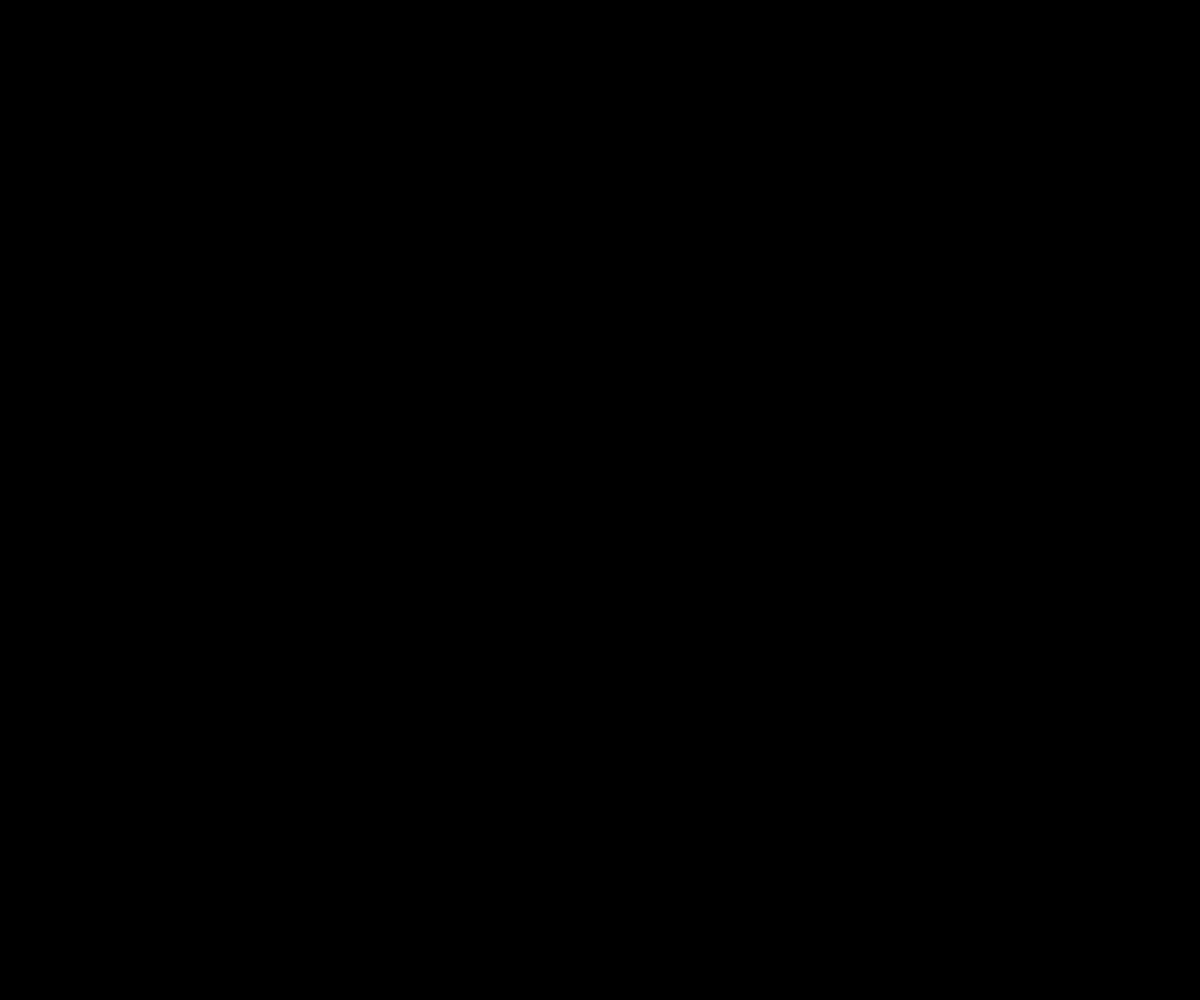
Frame 1 (no input)
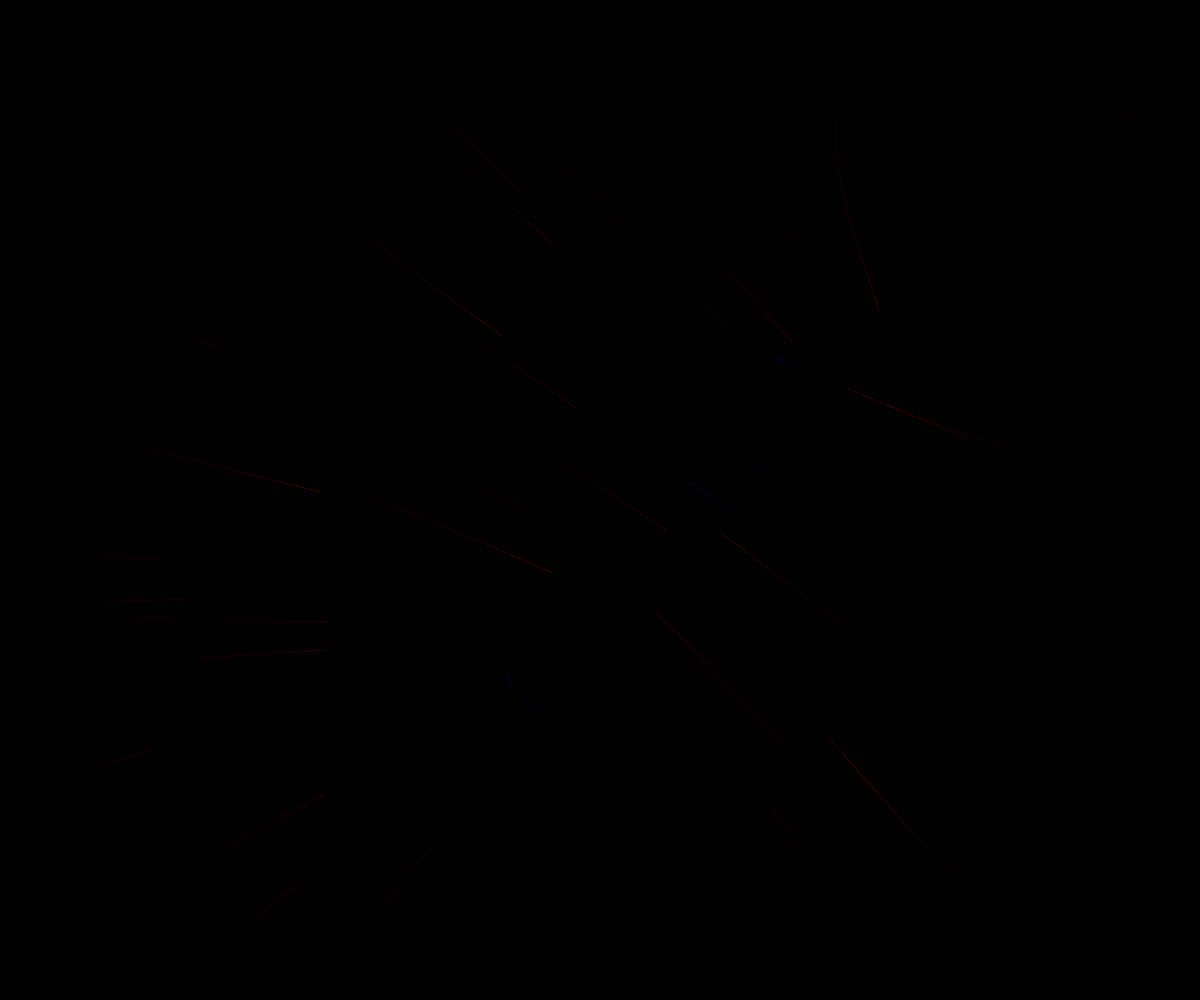
Frame 60 (no input)
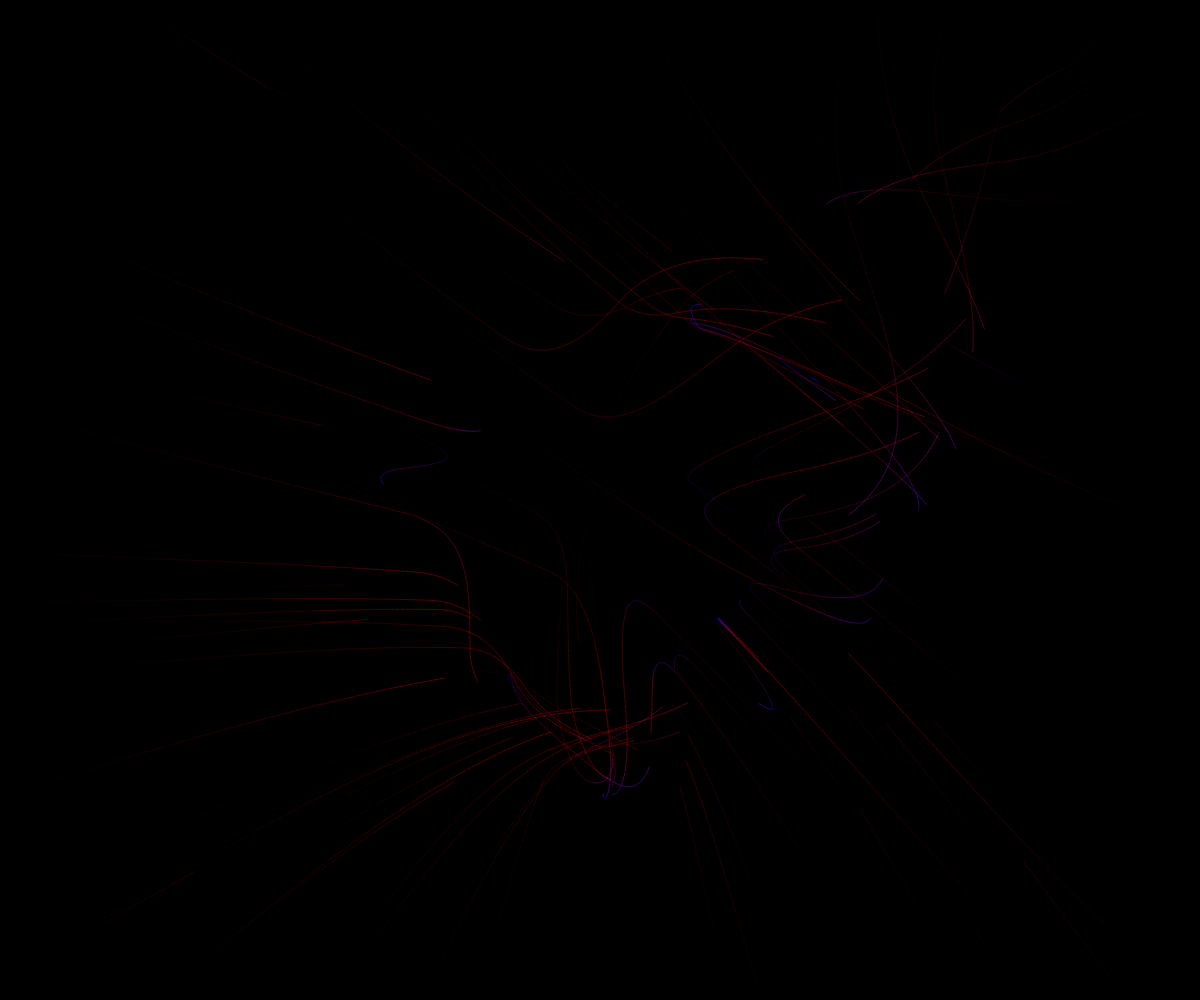
Frame 120 (the mouse pressed at the canvas centre since frame 60)

The p5.js sketch that drew these frames (run headless with seeded random() and noise() and a simulated clock; from frame 60 on, the mouse is pressed at the canvas centre):

// p5.js sketch
// ── sketch.js
var attractors = [];
var particles = [];
var backgroundInterval=10;
var repeller;
var atrNumber= 2;

function setup() {
createCanvas(windowWidth, windowHeight);

  background(0);
  for(var i =0; i<atrNumber; i++){
    attractors.push(new Attractor(random(width),random(height)));
  }

}

function mousePressed() {
  repeller = new Attractor(mouseX,mouseY);
  repeller.vel.mult(0);
  repeller.isRepeller = true;
}

function mouseReleased() {
  repeller = null;
}

//function keyPressed() {
//  var j=0;
//  var maxdis;
//  for(var i = 0; i<attractors.length;i++){
//    var dis=p5.Vector.dist(attractors[i].pos,createVector(mouseX, mouseY));
//    if (maxdis == null )
//      maxdis=dis;
//    if(dis<maxdis){
//      j=i;
//      maxdis=dis;
//    }
//  }
//  attractors.splice(j,1);
//}

function draw() {

  if(frameCount % backgroundInterval==0){
        background(0,0,0,20);
  }

  particles.push(new Particle(random(width), random(height)));

  if (particles.length > 400) {
    particles.splice(0, 1);
  }

  for (var i = 0; i < attractors.length; i++) {
    attractors[i].update();
  }
  for (var i = 0; i < particles.length; i++) {
    var particle = particles[i];
    for (var j = 0; j < attractors.length; j++) {
        if(mouseIsPressed){
          repeller.pos.set(mouseX,mouseY);
          particle.repelled(repeller.pos);
        }
        particle.attracted(attractors[j].pos);
    }
    particle.update();
    particle.show();
  }



}

// ── attractor.js

function Attractor(x, y) {
  this.pos = createVector(x, y);
  this.prev = createVector(x, y);
  this.vel = p5.Vector.random2D();
  this.vel.setMag(random(1, 3));
  this.isRepeller= false;

  this.update = function(){
    this.pos.add(this.vel);
    
    if (this.pos.x > windowWidth || this.pos.x < 0)  {
      this.vel.x = -this.vel.x;
    }

    if (this.pos.y  > windowHeight || this.pos.y < 0) {
      this.vel.y = -this.vel.y ;
    }
  }

  this.show = function(){
    stroke(0, 255, 0);
    strokeWeight(3);
    point(this.pos.x, this.pos.y);
  }

}
// ── particle.js

function Particle(x, y) {
  this.pos = createVector(x, y);
  this.prev = createVector(x, y);
  this.vel = createVector(); //p5.Vector.random2D();
  //this.vel = p5.Vector.random2D();
  //this.vel.setMag(random(2, 5));
  this.acc = createVector();
  this.currentAlpha= 0;
  this.desiredAlpha =80;

  this.update = function() {
    this.vel.add(this.acc);
    this.vel.limit(5);
    this.pos.add(this.vel);
    this.acc.mult(0);
    if(this.currentAlpha<this.desiredAlpha)
      this.currentAlpha=this.currentAlpha+1;
  } 

  this.show = function() {
    stroke(color(map(this.vel.mag(),0,4,0,255),0,map(this.vel.mag(),3,5,255,0),this.currentAlpha));
    strokeWeight(1);
    line(this.pos.x, this.pos.y, this.prev.x, this.prev.y);

    this.prev.x = this.pos.x;
    this.prev.y = this.pos.y;

  }

  this.attracted = function(target) {
    var force = p5.Vector.sub(target, this.pos);
    var d = force.mag();
    d = constrain(d, 15, 25);
    var G = 150;
    var strength = G / (d*d);
    force.setMag(strength);
    
    this.acc.add(force);
  }

    this.repelled = function(target) {
    var force = p5.Vector.sub(target, this.pos);
    var d = force.mag();
    if(d>200){
      return createVector(0,0);
    }
    d = constrain(d, 20, 25);
    var G = 150;
    var strength = G / (d*d);
    force.setMag(-strength);
    this.acc.add(force);
  }

}
